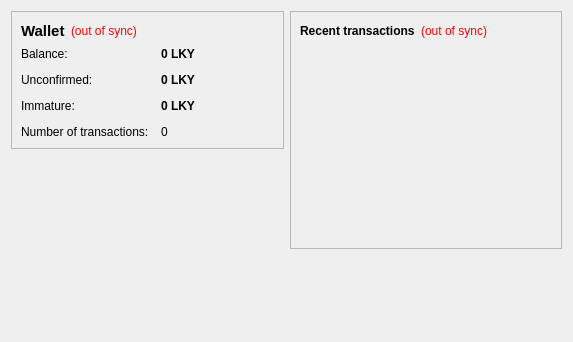
<?xml version="1.0" encoding="UTF-8"?>
<ui version="4.0">
 <class>OverviewPage</class>
 <widget class="QWidget" name="OverviewPage">
  <property name="geometry">
   <rect>
    <x>0</x>
    <y>0</y>
    <width>573</width>
    <height>342</height>
   </rect>
  </property>
  <property name="windowTitle">
   <string>Form</string>
  </property>
  <layout class="QHBoxLayout" name="horizontalLayout" stretch="1,1">
   <item>
    <layout class="QVBoxLayout" name="verticalLayout_2">
     <item>
      <widget class="QFrame" name="frame">
       <property name="frameShape">
        <enum>QFrame::StyledPanel</enum>
       </property>
       <property name="frameShadow">
        <enum>QFrame::Raised</enum>
       </property>
       <layout class="QVBoxLayout" name="verticalLayout_4">
        <item>
         <layout class="QHBoxLayout" name="horizontalLayout_4">
          <item>
           <widget class="QLabel" name="label_5">
            <property name="font">
             <font>
              <pointsize>11</pointsize>
              <weight>75</weight>
              <bold>true</bold>
             </font>
            </property>
            <property name="text">
             <string>Wallet</string>
            </property>
           </widget>
          </item>
          <item>
           <widget class="QLabel" name="labelWalletStatus">
            <property name="toolTip">
             <string>The displayed information may be out of date. Your wallet automatically synchronizes with the Luckycoin network after a connection is established, but this process has not completed yet.</string>
            </property>
            <property name="styleSheet">
             <string notr="true">QLabel { color: red; }</string>
            </property>
            <property name="text">
             <string notr="true">(out of sync)</string>
            </property>
            <property name="alignment">
             <set>Qt::AlignLeading|Qt::AlignLeft|Qt::AlignVCenter</set>
            </property>
           </widget>
          </item>
          <item>
           <spacer name="horizontalSpacer_2">
            <property name="orientation">
             <enum>Qt::Horizontal</enum>
            </property>
            <property name="sizeHint" stdset="0">
             <size>
              <width>40</width>
              <height>20</height>
             </size>
            </property>
           </spacer>
          </item>
         </layout>
        </item>
        <item>
         <layout class="QFormLayout" name="formLayout_2">
          <property name="fieldGrowthPolicy">
           <enum>QFormLayout::AllNonFixedFieldsGrow</enum>
          </property>
          <property name="horizontalSpacing">
           <number>12</number>
          </property>
          <property name="verticalSpacing">
           <number>12</number>
          </property>
          <item row="0" column="0">
           <widget class="QLabel" name="label">
            <property name="text">
             <string>Balance:</string>
            </property>
           </widget>
          </item>
          <item row="0" column="1">
           <widget class="QLabel" name="labelBalance">
            <property name="font">
             <font>
              <weight>75</weight>
              <bold>true</bold>
             </font>
            </property>
            <property name="cursor">
             <cursorShape>IBeamCursor</cursorShape>
            </property>
            <property name="toolTip">
             <string>Your current balance</string>
            </property>
            <property name="text">
             <string notr="true">0 LKY</string>
            </property>
            <property name="textInteractionFlags">
             <set>Qt::LinksAccessibleByMouse|Qt::TextSelectableByKeyboard|Qt::TextSelectableByMouse</set>
            </property>
           </widget>
          </item>
          <item row="1" column="0">
           <widget class="QLabel" name="label_3">
            <property name="text">
             <string>Unconfirmed:</string>
            </property>
           </widget>
          </item>
          <item row="1" column="1">
           <widget class="QLabel" name="labelUnconfirmed">
            <property name="font">
             <font>
              <weight>75</weight>
              <bold>true</bold>
             </font>
            </property>
            <property name="cursor">
             <cursorShape>IBeamCursor</cursorShape>
            </property>
            <property name="toolTip">
             <string>Total of transactions that have yet to be confirmed, and do not yet count toward the current balance</string>
            </property>
            <property name="text">
             <string notr="true">0 LKY</string>
            </property>
            <property name="textInteractionFlags">
             <set>Qt::LinksAccessibleByMouse|Qt::TextSelectableByKeyboard|Qt::TextSelectableByMouse</set>
            </property>
           </widget>
          </item>
          <item row="3" column="0">
           <widget class="QLabel" name="label_2">
            <property name="text">
             <string>Number of transactions:</string>
            </property>
           </widget>
          </item>
          <item row="3" column="1">
           <widget class="QLabel" name="labelNumTransactions">
            <property name="toolTip">
             <string>Total number of transactions in wallet</string>
            </property>
            <property name="text">
             <string notr="true">0</string>
            </property>
           </widget>
          </item>
          <item row="2" column="0">
           <widget class="QLabel" name="labelImmatureText">
            <property name="text">
             <string>Immature:</string>
            </property>
           </widget>
          </item>
          <item row="2" column="1">
           <widget class="QLabel" name="labelImmature">
            <property name="font">
             <font>
              <weight>75</weight>
              <bold>true</bold>
             </font>
            </property>
            <property name="toolTip">
             <string>Mined balance that has not yet matured</string>
            </property>
            <property name="text">
             <string notr="true">0 LKY</string>
            </property>
            <property name="textInteractionFlags">
             <set>Qt::LinksAccessibleByMouse|Qt::TextSelectableByKeyboard|Qt::TextSelectableByMouse</set>
            </property>
           </widget>
          </item>
         </layout>
        </item>
       </layout>
      </widget>
     </item>
     <item>
      <spacer name="verticalSpacer">
       <property name="orientation">
        <enum>Qt::Vertical</enum>
       </property>
       <property name="sizeHint" stdset="0">
        <size>
         <width>20</width>
         <height>40</height>
        </size>
       </property>
      </spacer>
     </item>
    </layout>
   </item>
   <item>
    <layout class="QVBoxLayout" name="verticalLayout_3">
     <item>
      <widget class="QFrame" name="frame_2">
       <property name="frameShape">
        <enum>QFrame::StyledPanel</enum>
       </property>
       <property name="frameShadow">
        <enum>QFrame::Raised</enum>
       </property>
       <layout class="QVBoxLayout" name="verticalLayout">
        <item>
         <layout class="QHBoxLayout" name="horizontalLayout_2">
          <item>
           <widget class="QLabel" name="label_4">
            <property name="text">
             <string>&lt;b&gt;Recent transactions&lt;/b&gt;</string>
            </property>
           </widget>
          </item>
          <item>
           <widget class="QLabel" name="labelTransactionsStatus">
            <property name="toolTip">
             <string>The displayed information may be out of date. Your wallet automatically synchronizes with the Luckycoin network after a connection is established, but this process has not completed yet.</string>
            </property>
            <property name="styleSheet">
             <string notr="true">QLabel { color: red; }</string>
            </property>
            <property name="text">
             <string notr="true">(out of sync)</string>
            </property>
            <property name="alignment">
             <set>Qt::AlignRight|Qt::AlignTrailing|Qt::AlignVCenter</set>
            </property>
           </widget>
          </item>
          <item>
           <spacer name="horizontalSpacer">
            <property name="orientation">
             <enum>Qt::Horizontal</enum>
            </property>
            <property name="sizeHint" stdset="0">
             <size>
              <width>40</width>
              <height>20</height>
             </size>
            </property>
           </spacer>
          </item>
         </layout>
        </item>
        <item>
         <widget class="QListView" name="listTransactions">
          <property name="styleSheet">
           <string notr="true">QListView { background: transparent; }</string>
          </property>
          <property name="frameShape">
           <enum>QFrame::NoFrame</enum>
          </property>
          <property name="verticalScrollBarPolicy">
           <enum>Qt::ScrollBarAlwaysOff</enum>
          </property>
          <property name="horizontalScrollBarPolicy">
           <enum>Qt::ScrollBarAlwaysOff</enum>
          </property>
          <property name="selectionMode">
           <enum>QAbstractItemView::NoSelection</enum>
          </property>
         </widget>
        </item>
       </layout>
      </widget>
     </item>
     <item>
      <spacer name="verticalSpacer_2">
       <property name="orientation">
        <enum>Qt::Vertical</enum>
       </property>
       <property name="sizeHint" stdset="0">
        <size>
         <width>20</width>
         <height>40</height>
        </size>
       </property>
      </spacer>
     </item>
    </layout>
   </item>
  </layout>
 </widget>
 <resources/>
 <connections/>
</ui>
